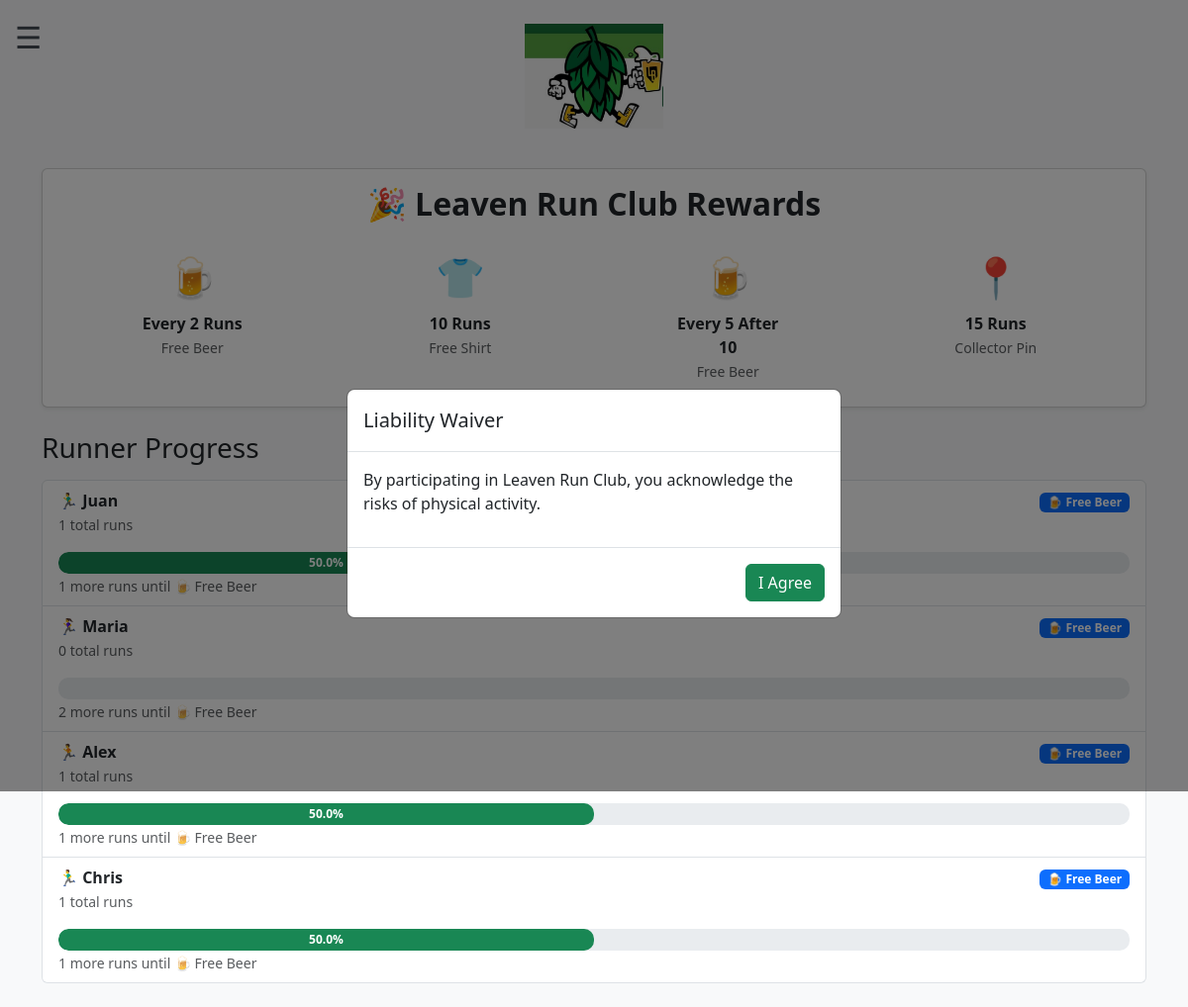
Page /rewards on the committed database.
### models.py (models this page shows)
class Runner(db.Model):
    id = db.Column(db.Integer, primary_key=True)
    name = db.Column(db.String(120), nullable=False)
    phone = db.Column(db.String(20))
    referral = db.Column(db.String(50))
    emoji = db.Column(db.String(10))
    shoe_brand = db.Column(db.String(50))
    waiver_signed = db.Column(db.Boolean, default=False)

### app.py (the view)
@app.route("/rewards")
def rewards():
    runners = Runner.query.all()
    attendance = Attendance.query.filter_by(verified=True).all()
    return render_template("rewards.html", runners=runners, attendance=attendance)

### templates/rewards.html (shortened to what this page needs)
{% extends "base.html" %}
{% block content %}
<div class="card shadow-sm mb-4">
    <div class="card-body text-center">
        <h2 class="fw-bold mb-3">🎉 Leaven Run Club Rewards</h2>
        <div class="d-flex justify-content-around flex-wrap">
            <div class="reward-box text-center m-2">
                <div class="reward-icon">🍺</div>
                <div class="reward-label">Every 2 Runs</div>
                <small class="text-muted">Free Beer</small>
            </div>
            <div class="reward-box text-center m-2">
                <div class="reward-icon">👕</div>
                <div class="reward-label">10 Runs</div>
                <small class="text-muted">Free Shirt</small>
            </div>
            <div class="reward-box text-center m-2">
                <div class="reward-icon">🍺</div>
                <div class="reward-label">Every 5 After 10</div>
                <small class="text-muted">Free Beer</small>
            </div>
            <div class="reward-box text-center m-2">
                <div class="reward-icon">📍</div>
                <div class="reward-label">15 Runs</div>
                <small class="text-muted">Collector Pin</small>
            </div>
        </div>
    </div>
</div>
<h3 class="mb-3">Runner Progress</h3>
<ul class="list-group">
{% for r in runners %}
    {% set total = (attendance | selectattr("runner_id", "equalto", r.id) | list | length) %}
    {% if total < 10 %}
        {% set next_reward_runs = 2 - (total % 2) if total % 2 != 0 else 2 %}
        {% set next_reward = "🍺 Free Beer" %}
        {% set target = total + next_reward_runs %}
    {% elif total == 10 %}
        {% set next_reward_runs = 0 %}
        {% set next_reward = "👕 Free Shirt" %}
        {% set target = 10 %}
    {% elif total == 15 %}
        {% set next_reward_runs = 0 %}
        {% set next_reward = "📍 Collector Pin" %}
        {% set target = 15 %}
    {% else %}
        {% set next_reward_runs = 5 - ((total - 10) % 5) if (total - 10) % 5 != 0 else 5 %}
        {% set next_reward = "🍺 Free Beer" %}
        {% set target = total + next_reward_runs %}
    {% endif %}
    {% if next_reward_runs == 0 %}
        {% set progress = 100 %}
    {% else %}
        {% set progress = ((total / target) * 100) | round(0, 'floor') %}
    {% endif %}
    <li class="list-group-item">
        <div class="d-flex justify-content-between">
            <div>
                {{ r.emoji }} <strong>{{ r.name }}</strong><br>
                <small class="text-muted">{{ total }} total runs</small>
            </div>
            <div class="text-end">
                <span class="badge bg-primary">{{ next_reward }}</span>
            </div>
        </div>
        <div class="progress mt-3" style="height: 22px;">
            <div class="progress-bar bg-success fw-bold"
                 role="progressbar"
                 style="width: {{ progress }}%;">
                {{ progress }}%
            </div>
        </div>
        <small class="text-muted">
            {% if next_reward_runs == 0 %}
                Reward earned!
            {% else %}
                {{ next_reward_runs }} more runs until {{ next_reward }}
            {% endif %}
        </small>
    </li>
{% endfor %}
</ul>
{% endblock %}

### templates/rewards.html (style rules this page uses)
.reward-box { width: 120px; }
.reward-icon { font-size: 2.5rem; }
.reward-label { font-weight: bold; margin-top: 5px; }
.progress { background-color: #e9ecef; border-radius: 10px; }
.progress-bar { border-radius: 10px; }

### rows in the picture
Runner: emoji "🏃‍♂️", name "Juan", total "1", next_reward "🍺 Free Beer", progress "50.0", next_reward_runs "1"
Runner: emoji "🏃‍♀️", name "Maria", total "0", next_reward "🍺 Free Beer", id "2"
Runner: emoji "🏃", name "Alex", waiver_signed "1", next_reward "🍺 Free Beer", progress "50.0"
Runner: emoji "🏃‍♂️", name "Chris", waiver_signed "1", next_reward "🍺 Free Beer", progress "50.0"
